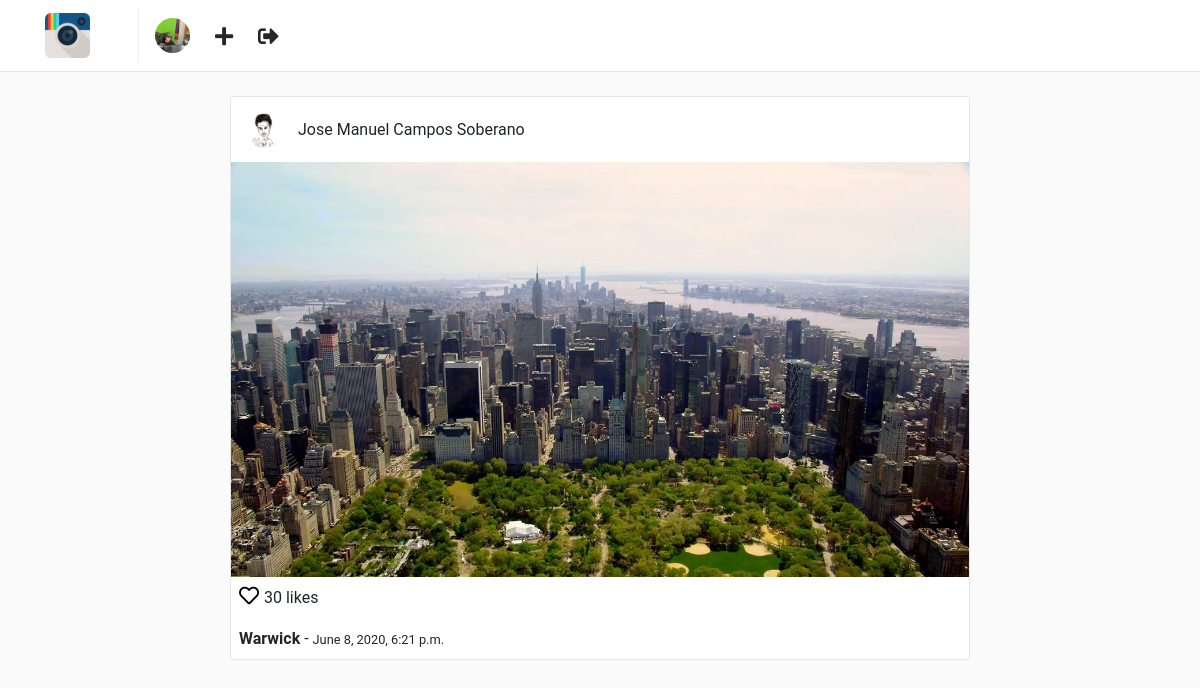
Page /posts/1/ (signed in) on the committed database.
### users/models.py (models this page shows, shortened)
class Profile(models.Model):
    user = models.OneToOneField(
        User,
        on_delete=models.CASCADE
    )
    website = models.URLField(
        max_length=200,
        blank=True
    )
    biography = models.TextField(
        blank=True
    )
    phone_number = models.CharField(
        max_length=20,
        blank=True
    )
    picture = models.ImageField(
        upload_to='users/pictures',
        blank=True,
        null=True
    )
    create = models.DateTimeField(
        auto_now_add=True
    )
    modified = models.DateTimeField(
        auto_now=True
    )

### posts/models.py (models this page shows, shortened)
class Post(models.Model):
    user = models.ForeignKey(User, on_delete=models.CASCADE)
    profile = models.ForeignKey('users.Profile', on_delete=models.CASCADE)
    title = models.CharField(max_length=255)
    photo = models.ImageField(upload_to='posts/photos')
    created = models.DateTimeField(auto_now_add=True)
    modified = models.DateTimeField(auto_now=True)

### posts/views.py (the view)
class PostDetailView(LoginRequiredMixin, DetailView):
    template_name = 'posts/detail.html'
    queryset = Post.objects.all()
    context_object_name = 'post'

### templates/posts/detail.html (shortened to what this page needs)
{% extends "base.html" %}
{% block container %}
    <div class="container">
        <div class="row">
            {% include "posts/post_card.html" %}
        </div>
    </div>
{% endblock %}

### templates/nav.html
{% load static %}
<nav class="navbar navbar-expand-lg fixed-top" id="main-navbar">
    <div class="container">
        <a class="navbar-brand pr-5" style="border-right: 1px solid #efefef;" href="{% url "posts:feed" %}">
            <img src="{% static "img/instagram.png" %}" height="45" class="d-inline-block align-top"/>
        </a>
        <div class="collapse navbar-collapse">
            <ul class="navbar-nav mr-auto">
                <li class="nav-item">
                    <a href="{% url "users:detail" request.user.username %}">
                        {% if request.user.profile.picture %}
                            <img src="{{ request.user.profile.picture.url }}" height="35" class="d-inline-block align-top rounded-circle"/>
                        {% else%}
                            <img src="{% static 'img/default-profile.png' %}" height="35" class="d-inline-block align-top rounded-circle"/>
                        {% endif %}
                    </a>
                </li>
                <li class="nav-item nav-icon">
                    <a href="{% url "posts:create" %}">
                        <i class="fas fa-plus"></i>
                    </a>
                </li>
                <li class="nav-item nav-icon">
                    <a href="{% url "users:logout" %}">
                        <i class="fas fa-sign-out-alt"></i>
                    </a>
                </li>
            </ul>
        </div>
    </div>
</nav>

### templates/posts/post_card.html
<div class="col-sm-12 col-md-8 offset-md-2 mt-5 p-0 post-container">
    <div class="media pt-3 pl-3 pb-1">
        <a href="{% url "users:detail" post.user.username %}">
            <img class="mr-3 rounded-circle"
                 height="35"
                 src="{{ post.profile.picture.url }}"
                 alt="{{ post.user.get_full_name }}">
        </a>
        <div class="media-body">
            <p style="margin-top: 5px;">{{ post.user.get_full_name  }}</p>
        </div>
    </div>
    <img style="width: 100%;" src="{{ post.photo.url }}" alt="{{ post.title }}">
    <p class="mt-1 ml-2" >
        <a href="" style="color: #000; font-size: 20px;">
            <i class="far fa-heart"></i>
        </a> 30 likes
    </p>
    <p class="ml-2 mt-0 mb-2">
        <b>{{ post.title }}</b> - <small>{{ post.created }}</small>
    </p>
</div>

### static/css/main.css (style rules this page uses)
html, body { background: #fafafa; height: 100%; width: 100%; font-family: 'Roboto', sans-serif; }
#main-navbar { background: #fff; border-bottom: 1px solid rgba(0,0,0,.0975); }
.post-container { background: #fff; border: 1px solid #e6e6e6; border-radius: 3px; }
.nav-icon a { color: #262626; font-size: 1.3em; display: block; margin-top: .2em; margin-left: 1.2em; font-weight: 100; }

### rows in the picture
Post: profile.picture (picture), user.get_full_name "Jose Manuel Campos Soberano", photo (picture), title "Warwick", created "June 8, 2020, 6:21 p.m."
